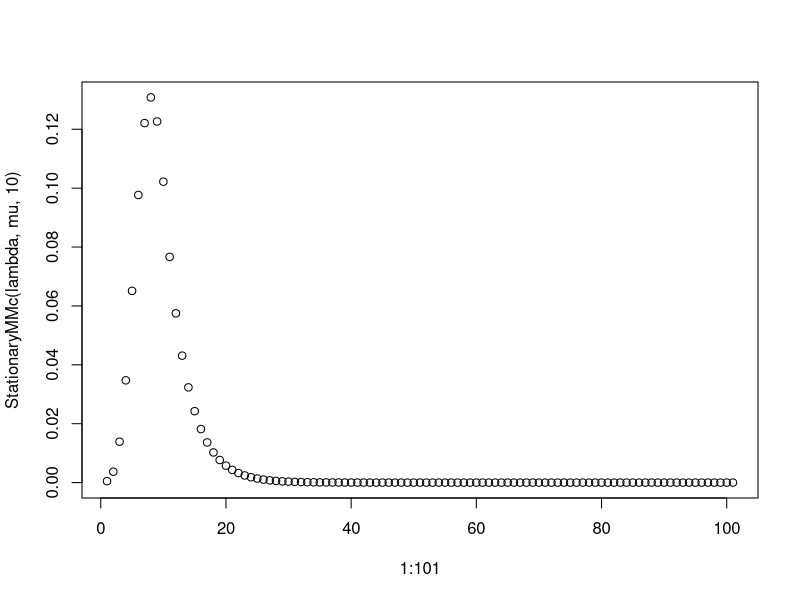

Write R code to recreate this figure.
  StationaryBirthDeath <- function(up, down, return.cut = 1e2) {
    
    alpha0 <- 1 / sum(c(1, cumprod(up / down)))
    
    alpha <- c(1, cumprod(up / down)) * alpha0
    
    return(alpha[1:(1 + return.cut)])
    
  }
  
  StationaryMMc <- function(lambda, mu, c, sum.cut = 1e5, return.cut = 1e2) {
    
    up <- rep(lambda, sum.cut)
    down <- mu * c(1:c, rep(c, sum.cut - c))
    
    alpha <- StationaryBirthDeath(up = up, down = down, return.cut = return.cut)
    
    return(alpha)
    
  }
  
  
  AltCostMMc <- function(lambda, mu, cost1, cost2, max.c) {
    
    cost <- data.frame(c = integer(), cost.queue = numeric(), cost.cashier = numeric(), cost.total = numeric(), optimal = logical())
    
    min.c <- floor(lambda / mu + 1)
    
    for (c in min.c:max.c) {
      stationary = StationaryMMc(lambda = lambda, mu = mu, c = c, return.cut = 1e5)
      queue_stationary = stationary[-(1: (c+1))]
      q = sum(queue_stationary * log(seq_along(queue_stationary)))
      cost.queue = cost2*q
      cost.cashier <- cost1 * c
      cost.total <- cost.queue + cost.cashier
      
      cost <- rbind(cost, data.frame(c = c, cost.queue = cost.queue, cost.cashier = cost.cashier, cost.total = cost.total, optimal = FALSE))
      
    }
    
    cost$optimal[which.min(cost$cost.total)] <- TRUE
    
    return(cost)
    
  }
  
  
  lambda <- 150 # intenzita prichodu
  mu <- 20 # intenzita obsluhy jedne pokladny
  
  cost1 <- 70000 / 30 # denni naklady na provoz jedne poklady - 70 000 Kč za měsíc
  cost2 <- 10000 * 24 # denni naklady za vyskyt dlouhe fronty - 10 000 Kč za hodinu
  long.queue <- 10 # delka dlouhe fronty (10 a vice)
  max.c <- 30
  
  cost <- AltCostMMc(lambda, mu, cost1, cost2, max.c)
  cost
  
  plot(1:101, StationaryMMc(lambda, mu, 10))